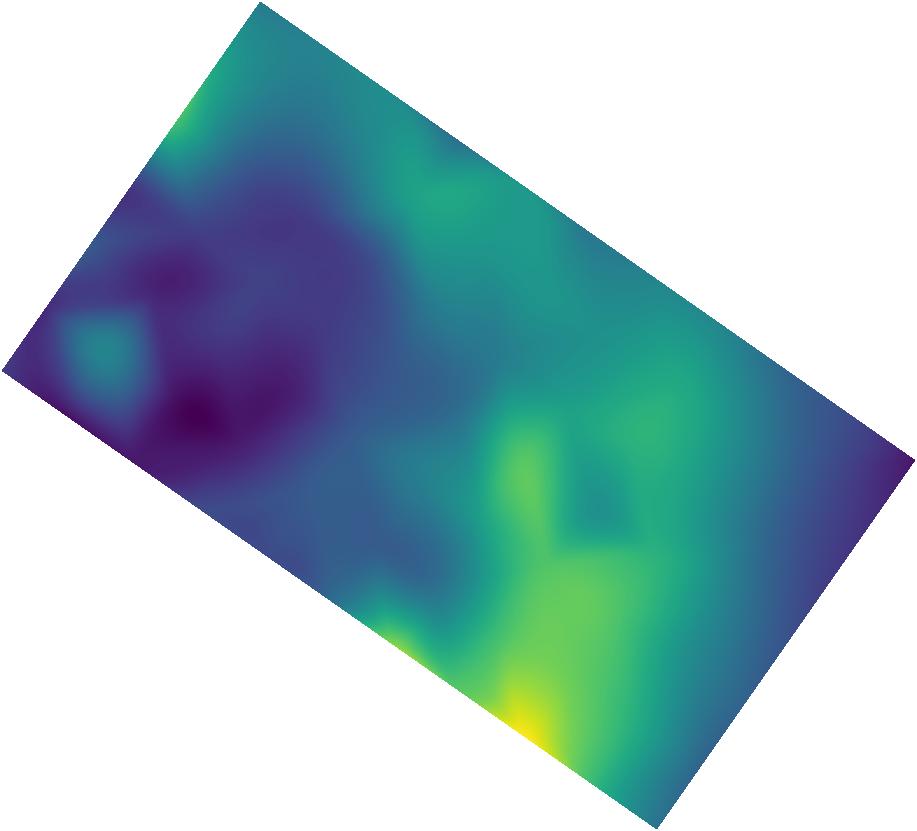
#> input picture Dataset/filtered_images_test/interpolated_slip_image_s1944TONANK01ICHI.fsp.png, 917 x 831 px; its folder holds only this picture in this run
$ jupyter execute --allow-errors frequency_domain_comparision_with_fourire_transform.ipynb   (shell and % lines are left out)
#> lines starting #> are read from the running program, lines starting #| are printed output that depends on the picture
[cell 1]
import os
import numpy as np
import matplotlib.pyplot as plt
from numpy.fft import fft2, fftshift

[cell 2]
import os
import numpy as np
from PIL import Image

# --- Configuration ---
# Path to your folder with original images
input_dir = "./Dataset/filtered_images_test"
# Path to save the processed 2D arrays
output_dir = "./Dataset/original_test_npy_images"
# Standard size for all images
target_size = (50, 50)

# Create output folder if not exists
os.makedirs(output_dir, exist_ok=True)

# Loop over all .png files
for file_name in os.listdir(input_dir):
    if file_name.endswith(".png"):
        # Read image
        img_path = os.path.join(input_dir, file_name)
        img = Image.open(img_path)
#> img is the input picture: PIL image 917x831 RGBA; mean R, G, B, A 24.7, 56.1, 62.2, 120.7

        # 1. Convert to Grayscale ("L" mode for Luminance)
        # This reduces 3 channels (R,G,B) to 1, creating a 2D array.
        img_gray = img.convert("L")
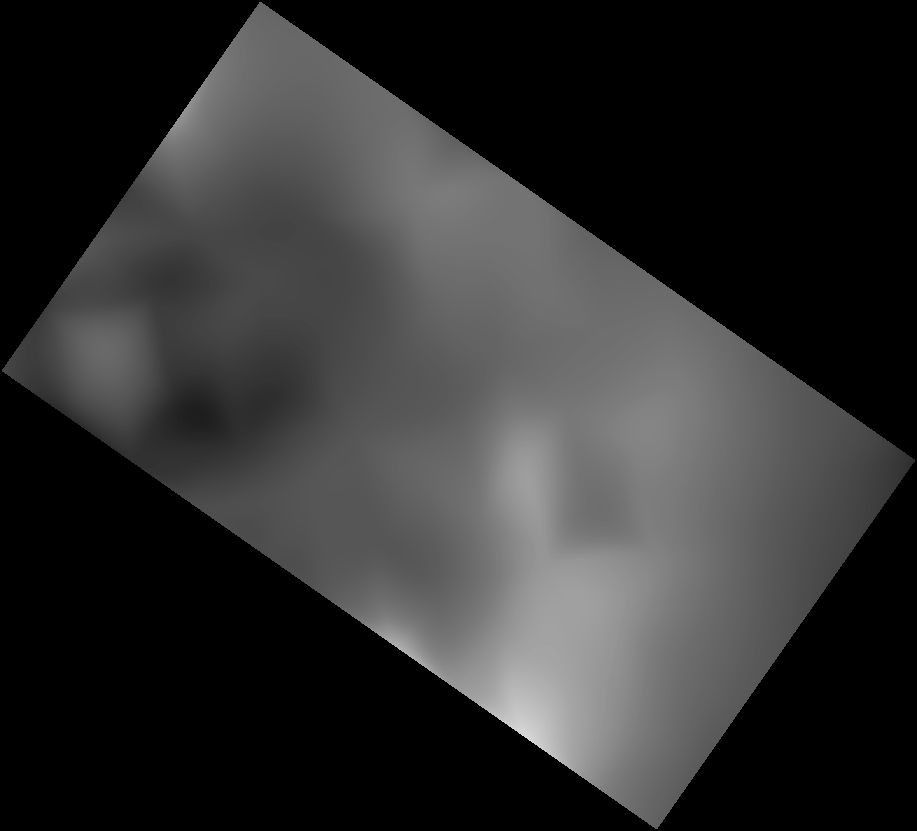
#> img_gray: PIL image 917x831 L; min 0, max 215, mean 47.4

        # 2. Resize image to the standard size
        img_resized = img_gray.resize(target_size, Image.LANCZOS)
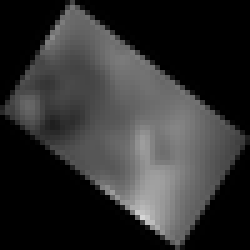
#> img_resized: PIL image 50x50 L (shown 5 times larger); min 0, max 213, mean 47.7

        # 3. Convert to numpy array
        img_array = np.array(img_resized, dtype=np.float32)

        # 4. Create the new filename
        new_file_name = file_name.replace("interpolated_slip_image_", "slip_array_")
        new_file_name = new_file_name.replace(".fsp.png", ".npy")

        # 5. Save the final 2D array as .npy
        npy_path = os.path.join(output_dir, new_file_name)
        np.save(npy_path, img_array)

        print(f"✅ Saved {npy_path} with shape {img_array.shape}")
#| ✅ Saved ./Dataset/original_test_npy_images/slip_array_s1944TONANK01ICHI.npy with shape (50, 50)

print(f"🎉 All images converted to grayscale, resized to {target_size}, and saved as .npy!")

$ run again, on Dataset/filtered_images_test/interpolated_slip_image_s2005SUMATR01JIxx.fsp.png
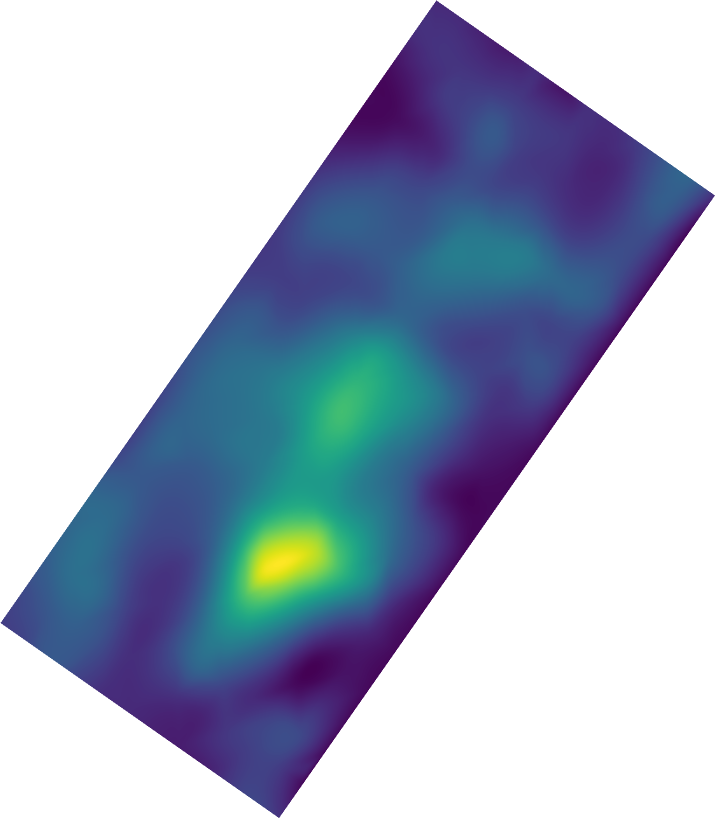
#> input picture Dataset/filtered_images_test/interpolated_slip_image_s2005SUMATR01JIxx.fsp.png, 1431 x 1637 px (shown at 1/2 size)
#> img is the input picture: PIL image 1431x1637 RGBA; mean R, G, B, A 26.2, 37.3, 57.4, 112.5
#> `img_gray = img.convert("L")`:
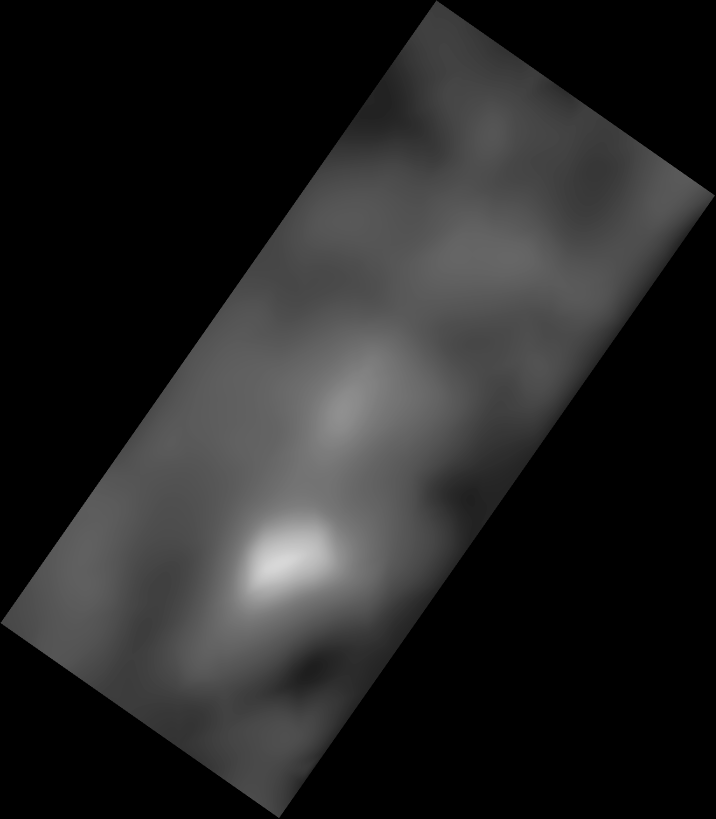
#> img_gray: PIL image 1431x1637 L (shown at 1/2 size); min 0, max 215, mean 36.2
#> `img_resized = img_gray.resize(target_size, Image.LANCZOS)`:
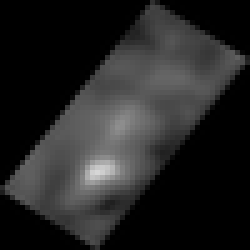
#> img_resized: PIL image 50x50 L (shown 5 times larger); min 0, max 214, mean 36.4
#| ✅ Saved ./Dataset/original_test_npy_images/slip_array_s2005SUMATR01JIxx.npy with shape (50, 50)

$ run again, on Dataset/filtered_images_test/interpolated_slip_image_s2007KURILI01SLAD.fsp.png
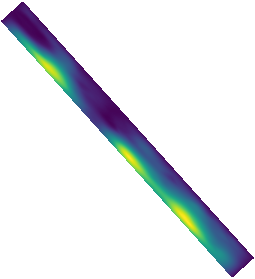
#> input picture Dataset/filtered_images_test/interpolated_slip_image_s2007KURILI01SLAD.fsp.png, 255 x 279 px
#> img is the input picture: PIL image 255x279 RGBA; mean R, G, B, A 9.8, 13.2, 16.9, 36.8
#> `img_gray = img.convert("L")`:
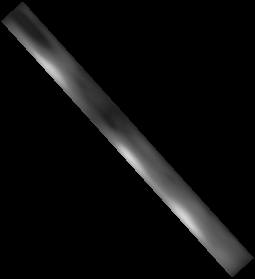
#> img_gray: PIL image 255x279 L; min 0, max 215, mean 12.6
#> `img_resized = img_gray.resize(target_size, Image.LANCZOS)`:
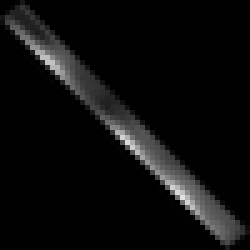
#> img_resized: PIL image 50x50 L (shown 5 times larger); min 0, max 225, mean 12.9
#| ✅ Saved ./Dataset/original_test_npy_images/slip_array_s2007KURILI01SLAD.npy with shape (50, 50)

$ run again, on Dataset/filtered_images_test/interpolated_slip_image_s2007PAGAII01HAYE.fsp.png
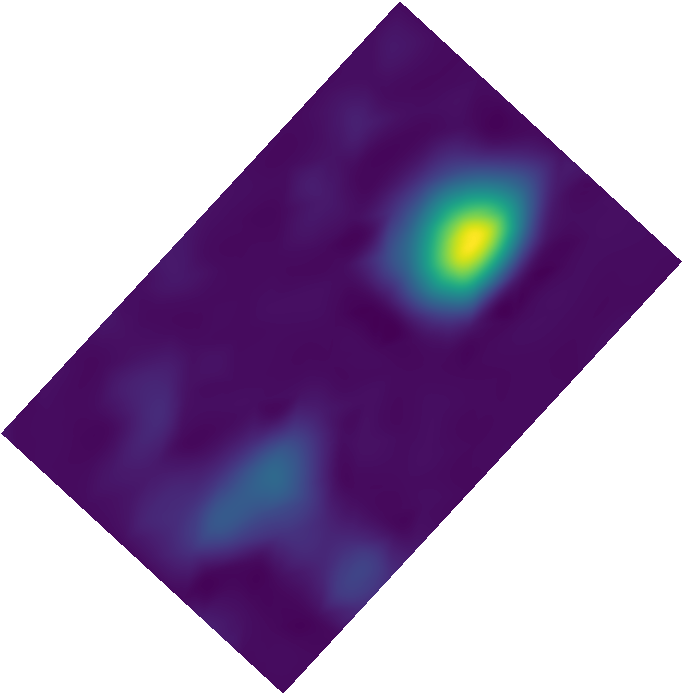
#> input picture Dataset/filtered_images_test/interpolated_slip_image_s2007PAGAII01HAYE.fsp.png, 683 x 695 px
#> img is the input picture: PIL image 683x695 RGBA; mean R, G, B, A 33.2, 14, 49.1, 121.3
#> `img_gray = img.convert("L")`:
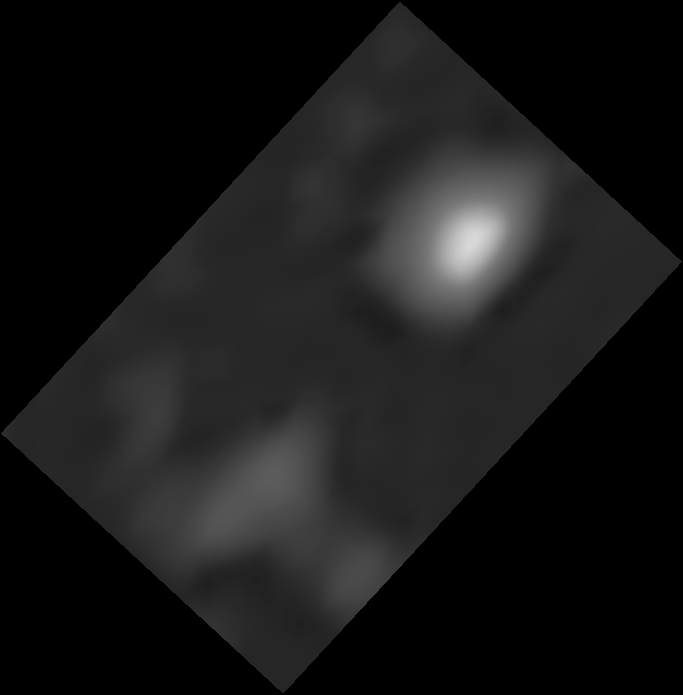
#> img_gray: PIL image 683x695 L; min 0, max 215, mean 23.7
#| ✅ Saved ./Dataset/original_test_npy_images/slip_array_s2007PAGAII01HAYE.npy with shape (50, 50)

$ run again, on Dataset/filtered_images_test/interpolated_slip_image_s1978MIYAGI01YAMA.fsp.png
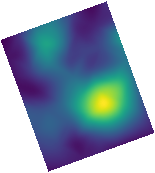
#> input picture Dataset/filtered_images_test/interpolated_slip_image_s1978MIYAGI01YAMA.fsp.png, 155 x 173 px
#> img is the input picture: PIL image 155x173 RGBA; mean R, G, B, A 36.5, 55.1, 74.7, 150.1
#> `img_gray = img.convert("L")`:
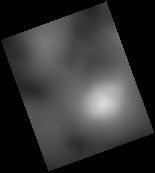
#> img_gray: PIL image 155x173 L; min 0, max 215, mean 51.8
#> `img_resized = img_gray.resize(target_size, Image.LANCZOS)`:
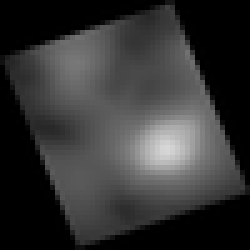
#> img_resized: PIL image 50x50 L (shown 5 times larger); min 0, max 215, mean 52
#| ✅ Saved ./Dataset/original_test_npy_images/slip_array_s1978MIYAGI01YAMA.npy with shape (50, 50)
